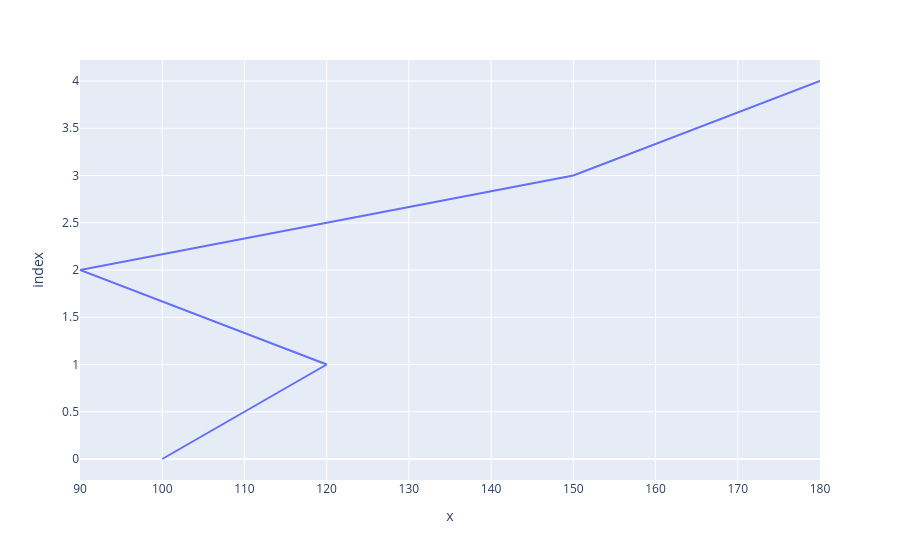

The notebook cell this image was saved under:
### Code cell
x = [10,20,30,40,50]
y = [100,120,90,150,180]

fig = px.line(x,y)
fig.show()

### Figure 1 — Plotly figure (JSON) as saved in the notebook; plotly's stock layout.template omitted (floating-point values rounded to 4 significant figures)
{"data": [{"hovertemplate": "x=%{x}<br>index=%{y}<extra></extra>", "legendgroup": "", "line": {"color": "#636efa", "dash": "solid"}, "marker": {"symbol": "circle"}, "mode": "lines", "name": "", "orientation": "h", "showlegend": false, "type": "scatter", "x": [100, 120, 90, 150, 180], "xaxis": "x", "y": [0, 1, 2, 3, 4], "yaxis": "y"}], "layout": {"legend": {"tracegroupgap": 0}, "margin": {"t": 60}, "xaxis": {"anchor": "y", "domain": [0, 1], "title": {"text": "x"}}, "yaxis": {"anchor": "x", "domain": [0, 1], "title": {"text": "index"}}}}
